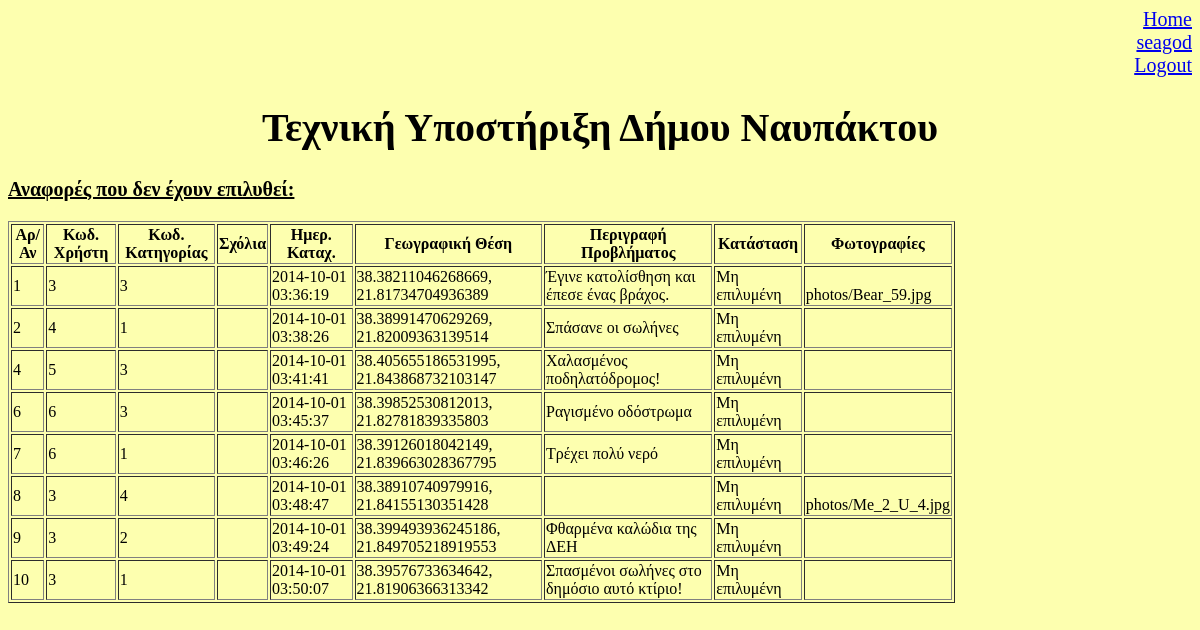
Page /rep.php (signed in) on the committed database.
### tables this page shows
CREATE TABLE IF NOT EXISTS `report` (
  `state` enum('s','u') NOT NULL DEFAULT 'u',
  `gps` varchar(100) NOT NULL,
  `r_id` int(11) NOT NULL AUTO_INCREMENT,
  `r_description` mediumtext NOT NULL,
  `reg_date` datetime NOT NULL,
  `solv_date` datetime DEFAULT NULL,
  `solved_time` float DEFAULT NULL,
  `a_comments` text,
  `us_id` int(11) NOT NULL,
  `ad_id` int(11) NOT NULL,
  `categ_id` int(11) NOT NULL,
  PRIMARY KEY (`r_id`),
  KEY `rep_us` (`us_id`),
  KEY `rep_adm` (`ad_id`),
  KEY `cat` (`categ_id`)
);

CREATE TABLE IF NOT EXISTS `images` (
  `rep_id` int(11) NOT NULL,
  `photo` varchar(255) NOT NULL DEFAULT '',
  PRIMARY KEY (`rep_id`,`photo`)
);

### rep.php (the view, shortened to what this page needs)
<!DOCTYPE HTML>
<?php
$a_id=$_SESSION['id'];
?>
<html>
<head><meta charset="utf8"/>
<link href="rep.css" rel="stylesheet">
</head>
<body>
<div class="links">
<a href="logged_in.php">Home</a><br>
<?php
	echo '<a href="login.php">'.$_SESSION['username'].'</a><br>';
?>
<a href="logout.php">Logout</a>
</div>
<h1>Τεχνική Υποστήριξη Δήμου Ναυπάκτου</h1>
<?php
$db_host="localhost";
$db_username="root";
$db_password="";
$con=mysql_connect("$db_host","$db_username","$db_password") or die("Couldn't connect to MySQL");
?>
<p>Αναφορές που δεν έχουν επιλυθεί:</p>
<?php
	$qry1= " SELECT * FROM report WHERE state='u' ";
	$result1=mysql_query($qry1,$con);
	echo '<div class="reports">';
	echo '<table border="1" width="80%" align="left">';
	echo '<tr>';
	echo '<th>Αρ/Αν</th>';
	echo '<th>Κωδ. Χρήστη</th>';
	echo '<th>Κωδ. Κατηγορίας</th>';
	echo '<th>Σχόλια</th>';
	echo '<th>Ημερ. Καταχ.</th>';
	echo '<th>Γεωγραφική Θέση</th>';
	echo '<th>Περιγραφή Προβλήματος</th>';
	echo '<th>Κατάσταση</th>';
	echo '<th>Φωτογραφίες</th>';
	echo '</tr>';
	while ($row1=mysql_fetch_array($result1,MYSQL_ASSOC)){
		echo '<tr>';
		echo '<td>'.$row1['r_id'].'</td>';
		echo '<td>'.$row1['us_id'].'</td>';
		echo '<td>'.$row1['categ_id'].'</td>';
		echo '<td id="a_comments:'.$row1['r_id'].':'.$a_id.'" contenteditable="true">'.$row1['a_comments'].'</td>';
		echo '<td>'.$row1['reg_date'].'</td>';
		echo '<td>'.$row1['gps'].'</td>';
		echo '<td>'.$row1['r_description'].'</td>';
		echo '<td id="state:'.$row1['r_id'].':'.$a_id.'" contenteditable="true">';
		($row1['state']== 'u') ? print("Μη επιλυμένη") : print("Επιλυμένη");
		echo '</td>';
		$rid=$row1['r_id'];
		$qr="SELECT * FROM images WHERE rep_id='$rid' ";
		$resu=mysql_query($qr,$con);
		$pht=" ";
		while($rows=mysql_fetch_array($resu,MYSQL_ASSOC)){
			$pht=$pht.'<br>'.$rows['photo'];
		}
		echo '<td>'.$pht.'</td>';
	}
	echo '</table>';
	echo '</div>';
?>
</body>
</html>

### rep.css (style rules this page uses)
body { background-color: #fdffaf; }
h1 { font-family: "Times New Roman",fantasy; font-weight: bold; font-size: 40px; text-align:center; }
.links { text-align: right; font-size: 20px; }
p { font-family: "Times New Roman", fantasy; font-size: 20px; font-weight: bold; text-decoration: underline; }

### rows in the picture
report: r_id "1", us "3", categ "3", reg_date "2014-10-01 03:36:19", gps "38.38211046268669, 21.81734704936389", r_description "Έγινε κατολίσθηση και έπεσε ένας βράχος.", images.photo "photos/Bear_59.jpg"
report: r_id "2", us "4", categ "1", reg_date "2014-10-01 03:38:26", gps "38.38991470629269, 21.82009363139514", r_description "Σπάσανε οι σωλήνες"
report: r_id "4", us "5", categ "3", reg_date "2014-10-01 03:41:41", gps "38.405655186531995, 21.843868732103147", r_description "Χαλασμένος ποδηλατόδρομος!"
report: r_id "6", us "6", categ "3", reg_date "2014-10-01 03:45:37", gps "38.39852530812013, 21.82781839335803", r_description "Ραγισμένο οδόστρωμα"
report: r_id "7", us "6", categ "1", reg_date "2014-10-01 03:46:26", gps "38.39126018042149, 21.839663028367795", r_description "Τρέχει πολύ νερό"
report: r_id "8", us "3", categ "4", reg_date "2014-10-01 03:48:47", gps "38.38910740979916, 21.84155130351428", images.photo "photos/Me_2_U_4.jpg"
report: r_id "9", us "3", categ "2", reg_date "2014-10-01 03:49:24", gps "38.399493936245186, 21.849705218919553", r_description "Φθαρμένα καλώδια της ΔΕΗ"
report: r_id "10", us "3", categ "1", reg_date "2014-10-01 03:50:07", gps "38.39576733634642, 21.81906366313342", r_description "Σπασμένοι σωλήνες στο δημόσιο αυτό κτίριο!"

### other values in the picture
$_SESSION['username'] "seagod"
